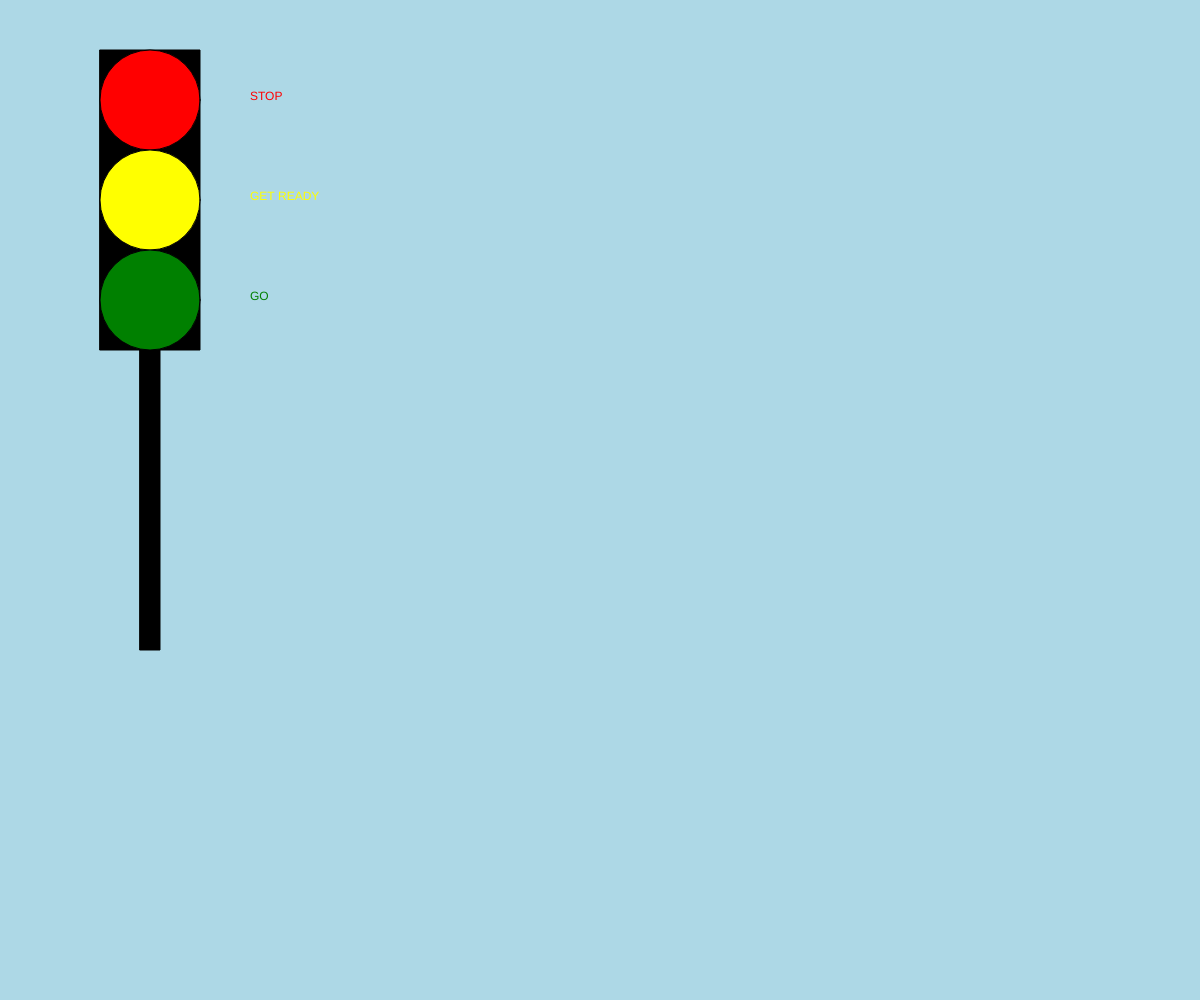
Frame 1 (no input)
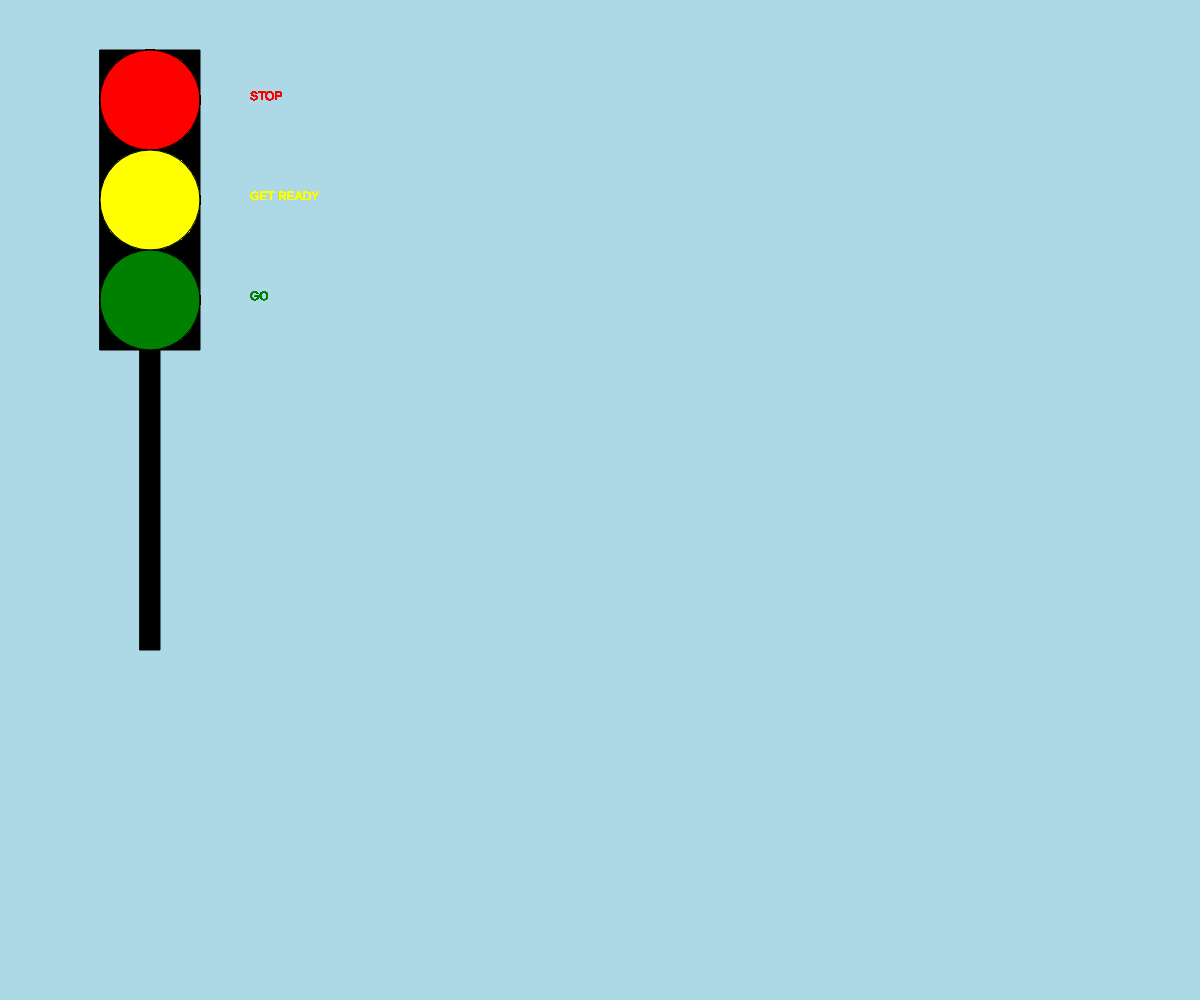
Frame 60 (no input)
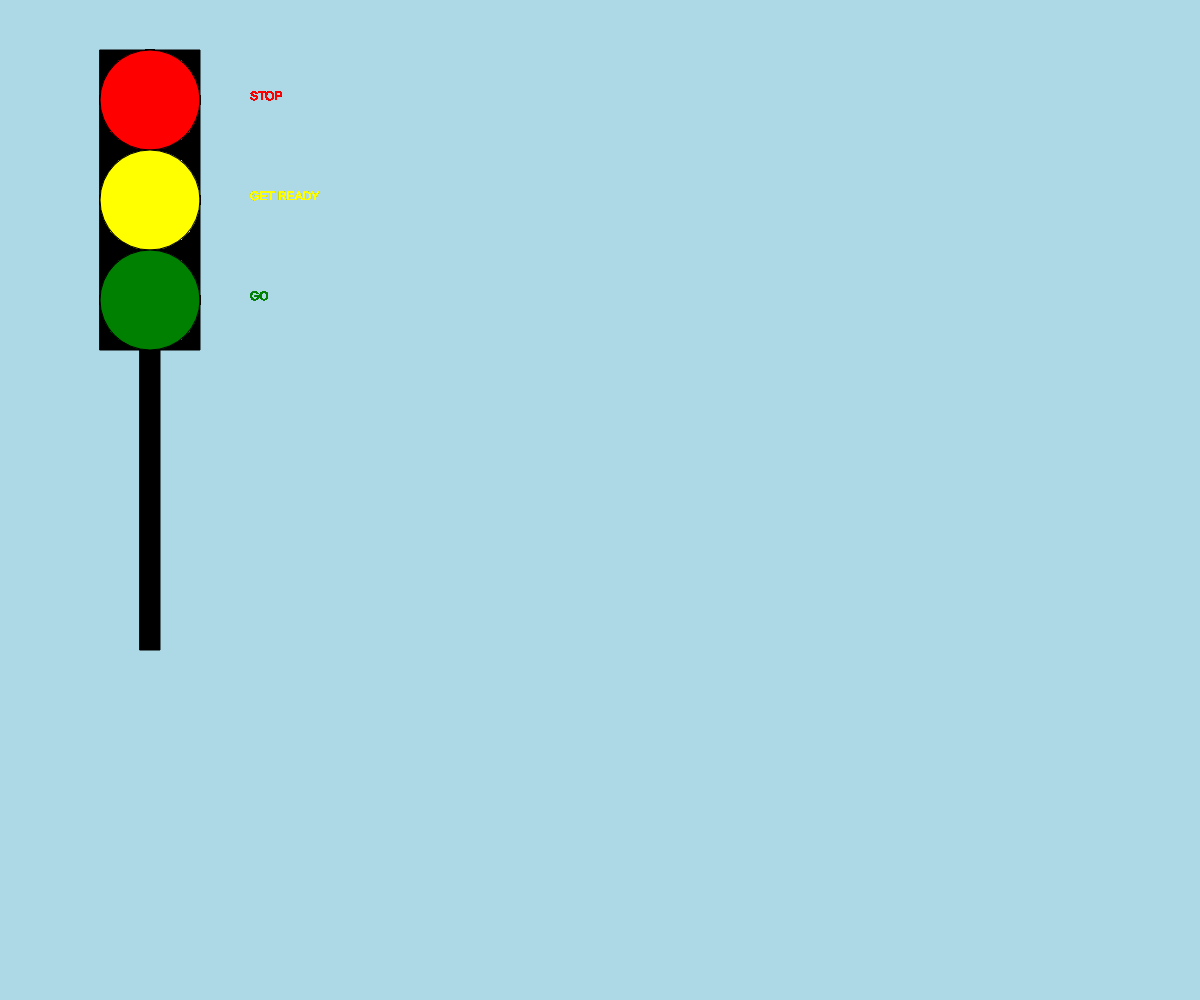
Frame 120 (the mouse pressed at the canvas centre since frame 60)

The p5.js sketch that drew these frames (run headless with seeded random() and noise() and a simulated clock; from frame 60 on, the mouse is pressed at the canvas centre):

// p5.js sketch
// ── sketch.js
var red,yellow,green;

function setup() {
  createCanvas(innerWidth, innerHeight);
  background("lightblue");
  fill("black");
  rect(100, 50, 100, 300); 
  rect(140, 350, 20, 300);
}


function draw() {
  
  red = new Signal(150, 100, "red");
  red.appear();
  text ("STOP",250,100)
  yellow = new Signal(150, 200,"yellow");
  yellow.appear();
  text ("GET READY", 250,200);
  green = new Signal(150, 300,"green");
  green.appear();
  text ("GO", 250,300);

  //Create objects for Green and yellow lights :
}
    


// ── Signal.js
//class with all of the color box info
class Signal{
  
    constructor(x, y,color) {
    this.x = x;
    this.y = y;
    this.color = color;
  }

    //make the Circles appear on canvas
    appear()
    {
      fill(this.color);
      circle(this.x, this.y, 100);
    }
}
